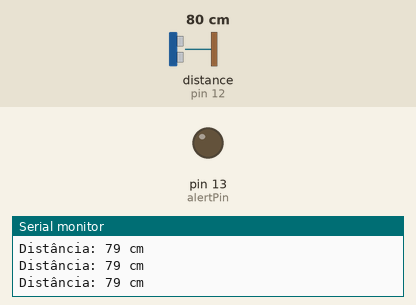
Simulated run of this sketch. Board: Arduino Uno, built with avr-gcc and run on an emulated ATmega328P. Shown: output pins drawn as LEDs (lit = HIGH), the last lines printed to the serial monitor. Wiring (inferred from the names in the program): ultrasonic range finder: trigger pin 11; echo pin 12. The inputs (shaded band) are chosen by the test bench; at power-on: distance to the obstacle (sensor on pin 12) 80 cm. The echo pulse lasts 58.3 µs per cm; pins used as bus, display or sensor lines are not drawn.

Above: at 1.2 s.
1.3 s: distance to the obstacle (sensor on pin 12) set to 13 cm
2.8 s: distance to the obstacle (sensor on pin 12) set to 10 cm
At 3.7 s:
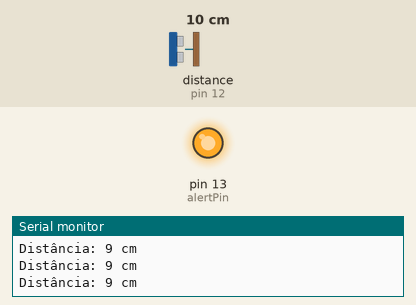
4.3 s: distance to the obstacle (sensor on pin 12) set to 18 cm
At 5.4 s:
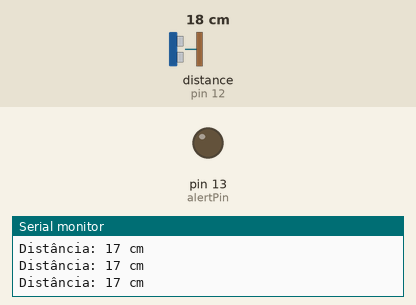
5.8 s: distance to the obstacle (sensor on pin 12) set to 2 cm
At 6.4 s:
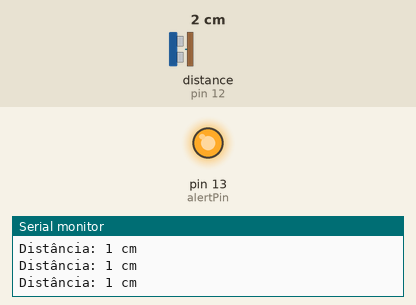
Timing chart, 0 to 8.3 s (numbered marks = the images above; inputs shaded):
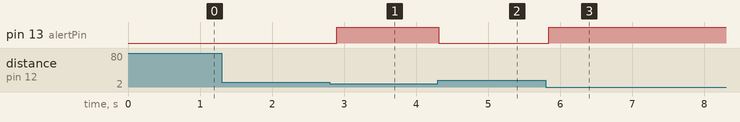

The sketch:

sensorultra.ino
```cpp
// Definição dos pinos de conexão do sensor
const int trigPin = 11;
const int echoPin = 12;
const int alertPin = 13;

// Variáveis para armazenar a duração e a distância
long duration;
int distance;
int distancia_limite = 10;

void setup() {
  // put your setup code here, to run once:

   // Inicializa a comunicação serial
  Serial.begin(9600);

  // Define os modos dos pinos
  pinMode(trigPin, OUTPUT);
  pinMode(echoPin, INPUT);
  pinMode(alertPin, OUTPUT);

}

void loop() {
  // put your main code here, to run repeatedly:

  // Certifique-se de que o pino trig está baixo
  digitalWrite(trigPin, LOW);
  delayMicroseconds(2);

  // Envie um pulso alto de 10 microsegundos no pino trig
  digitalWrite(trigPin, HIGH);
  delayMicroseconds(10);
  digitalWrite(trigPin, LOW);

  // Meça o tempo de duração do pulso no pino echo
  duration = pulseIn(echoPin, HIGH);

  // Calcule a distância em centímetros, ajuste o fator de conversão se necessário
  distance = duration * 0.0343 / 2; // ajuste da constante

  // Exiba a distância medida no Monitor Serial
  Serial.print("Distância: ");
  Serial.print(distance);
  Serial.println(" cm");

  if (distance <= distancia_limite) {
    //Serial.println("Não seguro");
    //pararMotores();
    digitalWrite(alertPin, HIGH);
  } else {
    digitalWrite(alertPin, LOW);
    //norte();
    //Serial.println("Seguro");
  }

  // Aguarde 100ms antes de fazer a próxima medição
  delay(100);

}
```

Measured:
- the behaviour switches between 12 and 11 cm on distance to the obstacle (sensor on pin 12) (found by bisection; images 0 and 1)
- after the input at 2.8 s, pin 13 (alertPin): LOW → HIGH after 0.10 s
- after the input at 4.3 s, pin 13 (alertPin): HIGH → LOW at once
- after the input at 5.8 s, pin 13 (alertPin): LOW → HIGH at once
